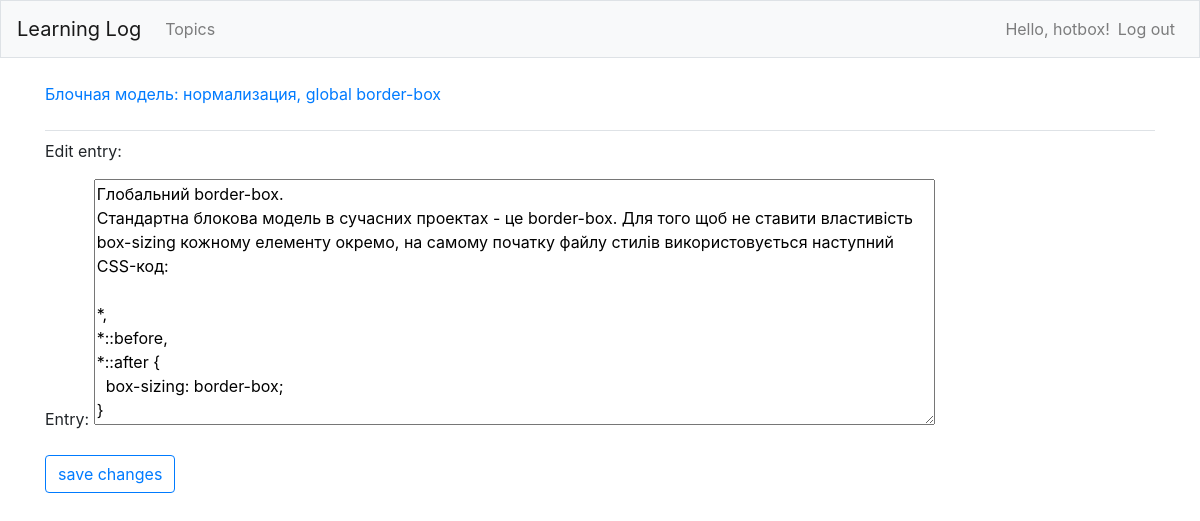
/edit_entry/41/ (signed in), run on the app's committed database.
### learning_logs/models.py (models this page shows, shortened)
class Topic(models.Model):
    text = models.CharField(max_length=200)
    date_added = models.DateTimeField(auto_now_add=True)
    owner = models.ForeignKey(User, on_delete=models.CASCADE)
    def __str__(self):
        return self.text

class Entry(models.Model):
    topic = models.ForeignKey(Topic, on_delete=models.CASCADE)
    text = models.TextField()
    date_added = models.DateTimeField(auto_now_add=True)
    class Meta:
        verbose_name_plural = 'entries'

### learning_logs/views.py (the view)
# urls.py: path('edit_entry/<int:entry_id>/', views.edit_entry, name='edit_entry'),
@login_required
def edit_entry(request, entry_id):
    entry = Entry.objects.get(id=entry_id)
    topic = entry.topic
    check_topic_owner(topic, request)
    if request.method != 'POST':
        form = EntryForm(instance=entry)
    else:
        form = EntryForm(instance=entry, data=request.POST)
        if form.is_valid():
            form.save()
            return redirect('learning_logs:topic', topic_id=topic.id)
    context = {'entry': entry, 'topic': topic, 'form': form}
    return render(request, 'learning_logs/edit_entry.html', context)

### learning_logs/forms.py
class EntryForm(forms.ModelForm):
    class Meta:
        model = Entry
        fields = ['text']
        labels = {'text': 'Entry:'}
        widgets = {'text': forms.Textarea(attrs={'cols': 80})}

### learning_logs/views.py (called while the page is built)
def check_topic_owner(topic, request):
    owner = request.user
    if topic.owner != request.user:
        raise Http404

### learning_logs/templates/learning_logs/edit_entry.html (shortened to what this page needs)
{% extends "learning_logs/base.html" %}
{% load bootstrap4 %}
{% block page_header %}
    <p><a href="{% url 'learning_logs:topic' topic.id %}">{{ topic }}</a></p>
{% endblock page_header %}
{% block content %}
<p>Edit entry:</p>
<form class="form" action="{% url 'learning_logs:edit_entry' entry.id %}" method='post'>
    {{ form.as_p }}
    {% buttons %}
        <button class="btn btn-outline-primary" name="submit">save changes</button>
    {% endbuttons %}
</form>
{% endblock content %}

### learning_logs/templates/learning_logs/base.html (shortened to what this page needs)
{% load bootstrap4 %}
<!doctype html>
<html lang="en">
<head>
    {% bootstrap_css %}
</head>
<body>
    <nav class="navbar navbar-expand-md navbar-light bg-light mb-4 border">
        <a class="navbar-brand" href="{% url 'learning_logs:index' %}">Learning Log</a>
        <div class="collapse navbar-collapse" id="navbarCollapse">
            <ul class="navbar-nav mr-auto">
                <li class="nav-item">
                    <a class="nav-link" href="{% url 'learning_logs:topics' %}">Topics</a>
                </li>
            </ul>
            <ul class="navbar-nav ml-auto">
                {% if user.is_authenticated %}
                    <li class="nav-item">
                        <span class="navbar-text">Hello, {{ user.username }}!</span>
                    </li>
                    <li class="nav-item">
                        <a class="nav-link" href="{% url 'users:logout' %}">Log out</a>
                    </li>
                {% endif %}
            </ul>
        </div>
    </nav>
    <main role="main" class="container">
        <div class="pb-2 mb-2 border-bottom">
            {% block page_header %}{% endblock page_header %}
        </div>
        <div>
            {% block content%}{% endblock content %}
        </div>
    </main>
</body>
</html>

### data on the page
Topic: text "Блочная модель: нормализация, global border-box"
Entry: text "Глобальний border-box. Стандартна блокова модель в сучасних проектах - це border-box. Для того щоб не ставити властивість box-sizing кожному елементу окремо, на самому початку файлу стилів використовується наступний CSS-код: *, *::before, *::after { box-sizing: border-box; }"

### other printed values
{{ user.username }} "hotbox"
